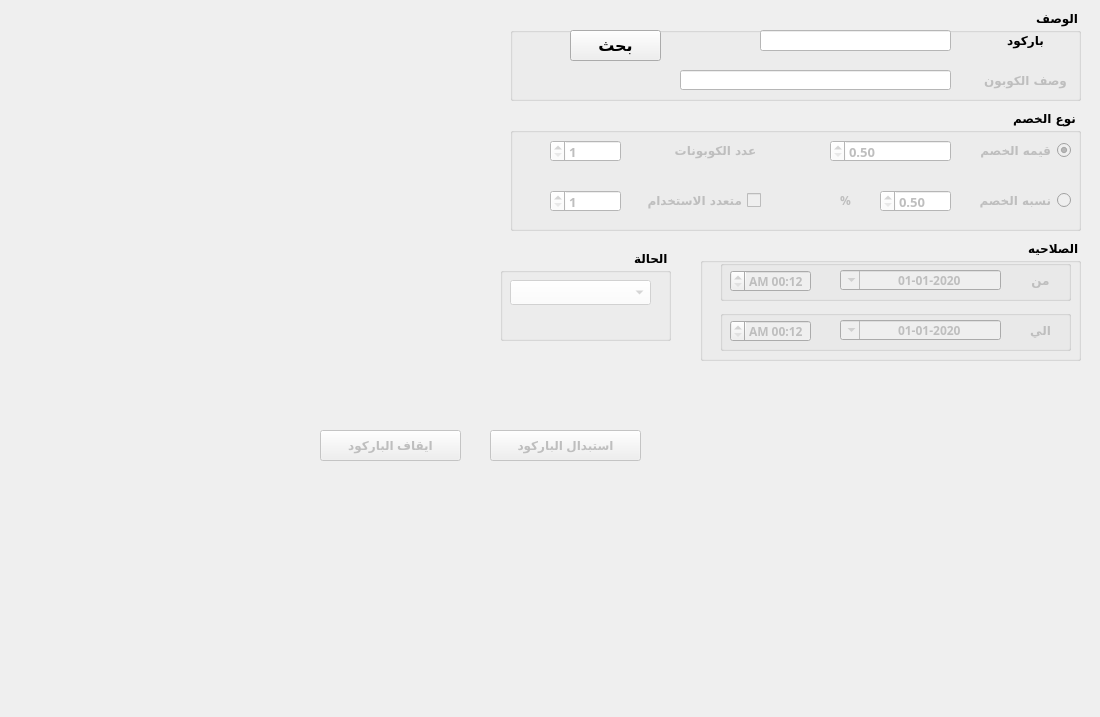
<?xml version="1.0" encoding="UTF-8"?>
<ui version="4.0">
 <class>CustomerGP</class>
 <widget class="QDialog" name="CustomerGP">
  <property name="geometry">
   <rect>
    <x>0</x>
    <y>0</y>
    <width>1100</width>
    <height>717</height>
   </rect>
  </property>
  <property name="minimumSize">
   <size>
    <width>1100</width>
    <height>717</height>
   </size>
  </property>
  <property name="maximumSize">
   <size>
    <width>1100</width>
    <height>717</height>
   </size>
  </property>
  <property name="windowTitle">
   <string>استبدال و ايقاف الباركود</string>
  </property>
  <property name="styleSheet">
   <string notr="true"/>
  </property>
  <widget class="QPushButton" name="BTN_stopCoupon">
   <property name="enabled">
    <bool>false</bool>
   </property>
   <property name="geometry">
    <rect>
     <x>320</x>
     <y>430</y>
     <width>141</width>
     <height>31</height>
    </rect>
   </property>
   <property name="font">
    <font>
     <pointsize>9</pointsize>
     <weight>75</weight>
     <bold>true</bold>
    </font>
   </property>
   <property name="styleSheet">
    <string notr="true"/>
   </property>
   <property name="text">
    <string>ايقاف الباركود</string>
   </property>
  </widget>
  <widget class="QPushButton" name="BTN_recreateCoupon">
   <property name="enabled">
    <bool>false</bool>
   </property>
   <property name="geometry">
    <rect>
     <x>490</x>
     <y>430</y>
     <width>151</width>
     <height>31</height>
    </rect>
   </property>
   <property name="font">
    <font>
     <pointsize>9</pointsize>
     <weight>75</weight>
     <bold>true</bold>
    </font>
   </property>
   <property name="styleSheet">
    <string notr="true"/>
   </property>
   <property name="text">
    <string>استبدال الباركود</string>
   </property>
  </widget>
  <widget class="QGroupBox" name="groupBox">
   <property name="geometry">
    <rect>
     <x>510</x>
     <y>10</y>
     <width>571</width>
     <height>91</height>
    </rect>
   </property>
   <property name="font">
    <font>
     <family>29LT Bukra Regular</family>
     <pointsize>9</pointsize>
     <weight>75</weight>
     <bold>true</bold>
    </font>
   </property>
   <property name="layoutDirection">
    <enum>Qt::RightToLeft</enum>
   </property>
   <property name="title">
    <string>الوصف</string>
   </property>
   <widget class="QLineEdit" name="lineDesc">
    <property name="enabled">
     <bool>false</bool>
    </property>
    <property name="geometry">
     <rect>
      <x>170</x>
      <y>60</y>
      <width>271</width>
      <height>20</height>
     </rect>
    </property>
    <property name="styleSheet">
     <string notr="true">background-color: rgb(255, 255, 255);</string>
    </property>
   </widget>
   <widget class="QLabel" name="desc">
    <property name="enabled">
     <bool>false</bool>
    </property>
    <property name="geometry">
     <rect>
      <x>470</x>
      <y>60</y>
      <width>91</width>
      <height>21</height>
     </rect>
    </property>
    <property name="font">
     <font>
      <pointsize>9</pointsize>
      <weight>75</weight>
      <bold>true</bold>
     </font>
    </property>
    <property name="layoutDirection">
     <enum>Qt::RightToLeft</enum>
    </property>
    <property name="styleSheet">
     <string notr="true"/>
    </property>
    <property name="text">
     <string>وصف الكوبون</string>
    </property>
    <property name="alignment">
     <set>Qt::AlignCenter</set>
    </property>
   </widget>
   <widget class="QPushButton" name="BTN_search">
    <property name="geometry">
     <rect>
      <x>60</x>
      <y>20</y>
      <width>91</width>
      <height>31</height>
     </rect>
    </property>
    <property name="font">
     <font>
      <pointsize>12</pointsize>
     </font>
    </property>
    <property name="styleSheet">
     <string notr="true"/>
    </property>
    <property name="text">
     <string>بحث</string>
    </property>
   </widget>
   <widget class="QLineEdit" name="lineDesc_2">
    <property name="enabled">
     <bool>true</bool>
    </property>
    <property name="geometry">
     <rect>
      <x>250</x>
      <y>20</y>
      <width>191</width>
      <height>21</height>
     </rect>
    </property>
    <property name="font">
     <font>
      <pointsize>10</pointsize>
     </font>
    </property>
    <property name="styleSheet">
     <string notr="true">background-color: rgb(255, 255, 255);</string>
    </property>
   </widget>
   <widget class="QLabel" name="label">
    <property name="geometry">
     <rect>
      <x>460</x>
      <y>20</y>
      <width>111</width>
      <height>21</height>
     </rect>
    </property>
    <property name="font">
     <font>
      <pointsize>9</pointsize>
      <weight>75</weight>
      <bold>true</bold>
     </font>
    </property>
    <property name="styleSheet">
     <string notr="true"/>
    </property>
    <property name="text">
     <string>باركود</string>
    </property>
    <property name="alignment">
     <set>Qt::AlignCenter</set>
    </property>
   </widget>
  </widget>
  <widget class="QGroupBox" name="groupBox_2">
   <property name="geometry">
    <rect>
     <x>510</x>
     <y>110</y>
     <width>571</width>
     <height>121</height>
    </rect>
   </property>
   <property name="font">
    <font>
     <family>29LT Bukra Regular</family>
     <pointsize>9</pointsize>
     <weight>75</weight>
     <bold>true</bold>
    </font>
   </property>
   <property name="layoutDirection">
    <enum>Qt::RightToLeft</enum>
   </property>
   <property name="title">
    <string>نوع الخصم</string>
   </property>
   <widget class="QDoubleSpinBox" name="LE_desc_3">
    <property name="enabled">
     <bool>false</bool>
    </property>
    <property name="geometry">
     <rect>
      <x>370</x>
      <y>80</y>
      <width>71</width>
      <height>22</height>
     </rect>
    </property>
    <property name="font">
     <font>
      <pointsize>10</pointsize>
      <weight>75</weight>
      <bold>true</bold>
     </font>
    </property>
    <property name="styleSheet">
     <string notr="true">background-color: rgb(255, 255, 255);</string>
    </property>
    <property name="minimum">
     <double>0.500000000000000</double>
    </property>
   </widget>
   <widget class="QRadioButton" name="radioButton_Value">
    <property name="enabled">
     <bool>false</bool>
    </property>
    <property name="geometry">
     <rect>
      <x>450</x>
      <y>30</y>
      <width>111</width>
      <height>20</height>
     </rect>
    </property>
    <property name="font">
     <font>
      <pointsize>9</pointsize>
      <weight>75</weight>
      <bold>true</bold>
     </font>
    </property>
    <property name="layoutDirection">
     <enum>Qt::RightToLeft</enum>
    </property>
    <property name="autoFillBackground">
     <bool>false</bool>
    </property>
    <property name="styleSheet">
     <string notr="true"/>
    </property>
    <property name="text">
     <string>قيمه الخصم</string>
    </property>
    <property name="checked">
     <bool>true</bool>
    </property>
   </widget>
   <widget class="QDoubleSpinBox" name="LE_desc_2">
    <property name="enabled">
     <bool>false</bool>
    </property>
    <property name="geometry">
     <rect>
      <x>320</x>
      <y>30</y>
      <width>121</width>
      <height>22</height>
     </rect>
    </property>
    <property name="font">
     <font>
      <pointsize>10</pointsize>
      <weight>75</weight>
      <bold>true</bold>
     </font>
    </property>
    <property name="styleSheet">
     <string notr="true">background-color: rgb(255, 255, 255);</string>
    </property>
    <property name="minimum">
     <double>0.500000000000000</double>
    </property>
   </widget>
   <widget class="QRadioButton" name="radioButton_Percentage">
    <property name="enabled">
     <bool>false</bool>
    </property>
    <property name="geometry">
     <rect>
      <x>450</x>
      <y>80</y>
      <width>111</width>
      <height>20</height>
     </rect>
    </property>
    <property name="font">
     <font>
      <pointsize>9</pointsize>
      <weight>75</weight>
      <bold>true</bold>
     </font>
    </property>
    <property name="layoutDirection">
     <enum>Qt::RightToLeft</enum>
    </property>
    <property name="styleSheet">
     <string notr="true"/>
    </property>
    <property name="text">
     <string>نسبه الخصم</string>
    </property>
   </widget>
   <widget class="QSpinBox" name="LE_desc_5">
    <property name="enabled">
     <bool>false</bool>
    </property>
    <property name="geometry">
     <rect>
      <x>40</x>
      <y>80</y>
      <width>71</width>
      <height>22</height>
     </rect>
    </property>
    <property name="font">
     <font>
      <pointsize>10</pointsize>
      <weight>75</weight>
      <bold>true</bold>
     </font>
    </property>
    <property name="styleSheet">
     <string notr="true">background-color: rgb(255, 255, 255);</string>
    </property>
    <property name="minimum">
     <number>1</number>
    </property>
   </widget>
   <widget class="QLabel" name="desc_2">
    <property name="enabled">
     <bool>false</bool>
    </property>
    <property name="geometry">
     <rect>
      <x>150</x>
      <y>30</y>
      <width>111</width>
      <height>20</height>
     </rect>
    </property>
    <property name="font">
     <font>
      <pointsize>9</pointsize>
      <weight>75</weight>
      <bold>true</bold>
     </font>
    </property>
    <property name="layoutDirection">
     <enum>Qt::RightToLeft</enum>
    </property>
    <property name="styleSheet">
     <string notr="true"/>
    </property>
    <property name="text">
     <string>عدد الكوبونات</string>
    </property>
    <property name="alignment">
     <set>Qt::AlignCenter</set>
    </property>
   </widget>
   <widget class="QSpinBox" name="LE_desc_4">
    <property name="enabled">
     <bool>false</bool>
    </property>
    <property name="geometry">
     <rect>
      <x>40</x>
      <y>30</y>
      <width>71</width>
      <height>22</height>
     </rect>
    </property>
    <property name="font">
     <font>
      <pointsize>10</pointsize>
      <weight>75</weight>
      <bold>true</bold>
     </font>
    </property>
    <property name="styleSheet">
     <string notr="true">background-color: rgb(255, 255, 255);</string>
    </property>
    <property name="minimum">
     <number>1</number>
    </property>
   </widget>
   <widget class="QCheckBox" name="checkBox_Multi">
    <property name="enabled">
     <bool>false</bool>
    </property>
    <property name="geometry">
     <rect>
      <x>130</x>
      <y>80</y>
      <width>121</width>
      <height>21</height>
     </rect>
    </property>
    <property name="font">
     <font>
      <pointsize>9</pointsize>
      <weight>75</weight>
      <bold>true</bold>
     </font>
    </property>
    <property name="layoutDirection">
     <enum>Qt::RightToLeft</enum>
    </property>
    <property name="styleSheet">
     <string notr="true"/>
    </property>
    <property name="text">
     <string>متعدد الاستخدام</string>
    </property>
   </widget>
   <widget class="QLabel" name="label_4">
    <property name="enabled">
     <bool>false</bool>
    </property>
    <property name="geometry">
     <rect>
      <x>320</x>
      <y>80</y>
      <width>31</width>
      <height>21</height>
     </rect>
    </property>
    <property name="font">
     <font>
      <family>29LT Bukra Regular</family>
      <pointsize>9</pointsize>
      <weight>75</weight>
      <bold>true</bold>
     </font>
    </property>
    <property name="text">
     <string>%</string>
    </property>
    <property name="alignment">
     <set>Qt::AlignCenter</set>
    </property>
   </widget>
  </widget>
  <widget class="QGroupBox" name="groupBox_3">
   <property name="geometry">
    <rect>
     <x>700</x>
     <y>240</y>
     <width>381</width>
     <height>121</height>
    </rect>
   </property>
   <property name="font">
    <font>
     <family>29LT Bukra Regular</family>
     <pointsize>9</pointsize>
     <weight>75</weight>
     <bold>true</bold>
    </font>
   </property>
   <property name="layoutDirection">
    <enum>Qt::RightToLeft</enum>
   </property>
   <property name="title">
    <string>الصلاحيه</string>
   </property>
   <widget class="QGroupBox" name="groupBox_5">
    <property name="geometry">
     <rect>
      <x>20</x>
      <y>20</y>
      <width>351</width>
      <height>41</height>
     </rect>
    </property>
    <property name="font">
     <font>
      <family>29LT Bukra Regular</family>
      <pointsize>9</pointsize>
      <weight>75</weight>
      <bold>true</bold>
     </font>
    </property>
    <property name="layoutDirection">
     <enum>Qt::RightToLeft</enum>
    </property>
    <property name="title">
     <string/>
    </property>
    <widget class="QDateTimeEdit" name="Qdate_from">
     <property name="enabled">
      <bool>false</bool>
     </property>
     <property name="geometry">
      <rect>
       <x>120</x>
       <y>10</y>
       <width>161</width>
       <height>20</height>
      </rect>
     </property>
     <property name="layoutDirection">
      <enum>Qt::RightToLeft</enum>
     </property>
     <property name="styleSheet">
      <string notr="true"/>
     </property>
     <property name="alignment">
      <set>Qt::AlignCenter</set>
     </property>
     <property name="minimumDateTime">
      <datetime>
       <hour>0</hour>
       <minute>0</minute>
       <second>0</second>
       <year>2020</year>
       <month>1</month>
       <day>1</day>
      </datetime>
     </property>
     <property name="displayFormat">
      <string>yyyy-MM-dd</string>
     </property>
     <property name="calendarPopup">
      <bool>true</bool>
     </property>
    </widget>
    <widget class="QLabel" name="desc_6">
     <property name="enabled">
      <bool>false</bool>
     </property>
     <property name="geometry">
      <rect>
       <x>300</x>
       <y>10</y>
       <width>41</width>
       <height>20</height>
      </rect>
     </property>
     <property name="font">
      <font>
       <pointsize>9</pointsize>
      </font>
     </property>
     <property name="styleSheet">
      <string notr="true"/>
     </property>
     <property name="text">
      <string>من</string>
     </property>
     <property name="alignment">
      <set>Qt::AlignCenter</set>
     </property>
    </widget>
    <widget class="QTimeEdit" name="Qtime_from">
     <property name="enabled">
      <bool>false</bool>
     </property>
     <property name="geometry">
      <rect>
       <x>10</x>
       <y>10</y>
       <width>81</width>
       <height>22</height>
      </rect>
     </property>
     <property name="displayFormat">
      <string>h:mm AP</string>
     </property>
    </widget>
   </widget>
   <widget class="QGroupBox" name="groupBox_6">
    <property name="geometry">
     <rect>
      <x>20</x>
      <y>70</y>
      <width>351</width>
      <height>41</height>
     </rect>
    </property>
    <property name="font">
     <font>
      <family>29LT Bukra Regular</family>
      <pointsize>9</pointsize>
      <weight>75</weight>
      <bold>true</bold>
     </font>
    </property>
    <property name="layoutDirection">
     <enum>Qt::RightToLeft</enum>
    </property>
    <property name="title">
     <string/>
    </property>
    <widget class="QDateTimeEdit" name="Qdate_to">
     <property name="enabled">
      <bool>false</bool>
     </property>
     <property name="geometry">
      <rect>
       <x>120</x>
       <y>10</y>
       <width>161</width>
       <height>20</height>
      </rect>
     </property>
     <property name="layoutDirection">
      <enum>Qt::RightToLeft</enum>
     </property>
     <property name="styleSheet">
      <string notr="true"/>
     </property>
     <property name="alignment">
      <set>Qt::AlignCenter</set>
     </property>
     <property name="minimumDateTime">
      <datetime>
       <hour>0</hour>
       <minute>0</minute>
       <second>0</second>
       <year>2020</year>
       <month>1</month>
       <day>1</day>
      </datetime>
     </property>
     <property name="displayFormat">
      <string>yyyy-MM-dd</string>
     </property>
     <property name="calendarPopup">
      <bool>true</bool>
     </property>
    </widget>
    <widget class="QLabel" name="desc_7">
     <property name="enabled">
      <bool>false</bool>
     </property>
     <property name="geometry">
      <rect>
       <x>300</x>
       <y>10</y>
       <width>41</width>
       <height>21</height>
      </rect>
     </property>
     <property name="layoutDirection">
      <enum>Qt::RightToLeft</enum>
     </property>
     <property name="styleSheet">
      <string notr="true"/>
     </property>
     <property name="text">
      <string>الي</string>
     </property>
     <property name="alignment">
      <set>Qt::AlignCenter</set>
     </property>
    </widget>
    <widget class="QTimeEdit" name="Qtime_to">
     <property name="enabled">
      <bool>false</bool>
     </property>
     <property name="geometry">
      <rect>
       <x>10</x>
       <y>10</y>
       <width>81</width>
       <height>22</height>
      </rect>
     </property>
     <property name="displayFormat">
      <string>h:mm AP</string>
     </property>
    </widget>
   </widget>
  </widget>
  <widget class="QGroupBox" name="groupBox_7">
   <property name="geometry">
    <rect>
     <x>500</x>
     <y>250</y>
     <width>171</width>
     <height>91</height>
    </rect>
   </property>
   <property name="font">
    <font>
     <family>29LT Bukra Regular</family>
     <pointsize>9</pointsize>
     <weight>75</weight>
     <bold>true</bold>
    </font>
   </property>
   <property name="layoutDirection">
    <enum>Qt::RightToLeft</enum>
   </property>
   <property name="title">
    <string>الحالة</string>
   </property>
   <widget class="QComboBox" name="CMB_CouponStatus">
    <property name="enabled">
     <bool>false</bool>
    </property>
    <property name="geometry">
     <rect>
      <x>10</x>
      <y>30</y>
      <width>141</width>
      <height>25</height>
     </rect>
    </property>
    <property name="layoutDirection">
     <enum>Qt::LeftToRight</enum>
    </property>
    <property name="styleSheet">
     <string notr="true">background-color: rgb(255, 255, 255);</string>
    </property>
   </widget>
  </widget>
 </widget>
 <resources/>
 <connections/>
</ui>
